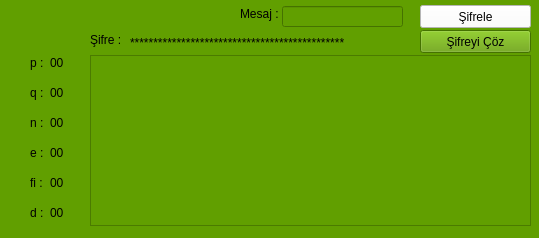
<?xml version="1.0" encoding="UTF-8"?>
<ui version="4.0">
 <class>Form</class>
 <widget class="QWidget" name="Form">
  <property name="geometry">
   <rect>
    <x>0</x>
    <y>0</y>
    <width>539</width>
    <height>238</height>
   </rect>
  </property>
  <property name="windowTitle">
   <string>RSA Şifreleme</string>
  </property>
  <property name="styleSheet">
   <string notr="true">background:#619F00;</string>
  </property>
  <widget class="QLabel" name="lbl_mesajAd">
   <property name="geometry">
    <rect>
     <x>240</x>
     <y>6</y>
     <width>41</width>
     <height>16</height>
    </rect>
   </property>
   <property name="text">
    <string>Mesaj :</string>
   </property>
  </widget>
  <widget class="QLineEdit" name="line_mesaj">
   <property name="geometry">
    <rect>
     <x>282</x>
     <y>6</y>
     <width>121</width>
     <height>21</height>
    </rect>
   </property>
  </widget>
  <widget class="QPushButton" name="btn_sifrele">
   <property name="geometry">
    <rect>
     <x>420</x>
     <y>5</y>
     <width>111</width>
     <height>23</height>
    </rect>
   </property>
   <property name="styleSheet">
    <string notr="true">background:white;</string>
   </property>
   <property name="text">
    <string>Şifrele</string>
   </property>
  </widget>
  <widget class="QLabel" name="lbl_pAd">
   <property name="geometry">
    <rect>
     <x>30</x>
     <y>55</y>
     <width>21</width>
     <height>16</height>
    </rect>
   </property>
   <property name="text">
    <string>p : </string>
   </property>
  </widget>
  <widget class="QLabel" name="lbl_qAd">
   <property name="geometry">
    <rect>
     <x>30</x>
     <y>85</y>
     <width>21</width>
     <height>16</height>
    </rect>
   </property>
   <property name="text">
    <string>q :</string>
   </property>
  </widget>
  <widget class="QLabel" name="lbl_nAd">
   <property name="geometry">
    <rect>
     <x>30</x>
     <y>115</y>
     <width>21</width>
     <height>16</height>
    </rect>
   </property>
   <property name="text">
    <string>n : </string>
   </property>
  </widget>
  <widget class="QLabel" name="lbl_eAd">
   <property name="geometry">
    <rect>
     <x>30</x>
     <y>145</y>
     <width>21</width>
     <height>16</height>
    </rect>
   </property>
   <property name="text">
    <string>e :</string>
   </property>
  </widget>
  <widget class="QLabel" name="lbl_fiAd">
   <property name="geometry">
    <rect>
     <x>30</x>
     <y>175</y>
     <width>21</width>
     <height>16</height>
    </rect>
   </property>
   <property name="text">
    <string>fi :</string>
   </property>
  </widget>
  <widget class="QLabel" name="lbl_dAd">
   <property name="geometry">
    <rect>
     <x>30</x>
     <y>205</y>
     <width>21</width>
     <height>16</height>
    </rect>
   </property>
   <property name="text">
    <string>d :</string>
   </property>
  </widget>
  <widget class="QLabel" name="lbl_p">
   <property name="geometry">
    <rect>
     <x>50</x>
     <y>55</y>
     <width>21</width>
     <height>16</height>
    </rect>
   </property>
   <property name="text">
    <string>00</string>
   </property>
  </widget>
  <widget class="QLabel" name="lbl_q">
   <property name="geometry">
    <rect>
     <x>50</x>
     <y>85</y>
     <width>21</width>
     <height>16</height>
    </rect>
   </property>
   <property name="text">
    <string>00</string>
   </property>
  </widget>
  <widget class="QLabel" name="lbl_n">
   <property name="geometry">
    <rect>
     <x>50</x>
     <y>115</y>
     <width>21</width>
     <height>16</height>
    </rect>
   </property>
   <property name="text">
    <string>00</string>
   </property>
  </widget>
  <widget class="QLabel" name="lbl_e">
   <property name="geometry">
    <rect>
     <x>50</x>
     <y>145</y>
     <width>21</width>
     <height>16</height>
    </rect>
   </property>
   <property name="text">
    <string>00</string>
   </property>
  </widget>
  <widget class="QLabel" name="lbl_fi">
   <property name="geometry">
    <rect>
     <x>50</x>
     <y>175</y>
     <width>21</width>
     <height>16</height>
    </rect>
   </property>
   <property name="text">
    <string>00</string>
   </property>
  </widget>
  <widget class="QLabel" name="lbl_d">
   <property name="geometry">
    <rect>
     <x>50</x>
     <y>205</y>
     <width>21</width>
     <height>16</height>
    </rect>
   </property>
   <property name="text">
    <string>00</string>
   </property>
  </widget>
  <widget class="QTextBrowser" name="text_yazi">
   <property name="geometry">
    <rect>
     <x>90</x>
     <y>55</y>
     <width>441</width>
     <height>171</height>
    </rect>
   </property>
   <property name="styleSheet">
    <string notr="true"/>
   </property>
  </widget>
  <widget class="QPushButton" name="btn_sifreCoz">
   <property name="geometry">
    <rect>
     <x>420</x>
     <y>30</y>
     <width>111</width>
     <height>23</height>
    </rect>
   </property>
   <property name="text">
    <string>Şifreyi Çöz</string>
   </property>
  </widget>
  <widget class="QLabel" name="lbl_sifre">
   <property name="geometry">
    <rect>
     <x>130</x>
     <y>32</y>
     <width>281</width>
     <height>21</height>
    </rect>
   </property>
   <property name="text">
    <string>**********************************************</string>
   </property>
  </widget>
  <widget class="QLabel" name="lbl_sifreAd">
   <property name="geometry">
    <rect>
     <x>90</x>
     <y>30</y>
     <width>31</width>
     <height>20</height>
    </rect>
   </property>
   <property name="text">
    <string>Şifre :</string>
   </property>
  </widget>
 </widget>
 <resources/>
 <connections/>
</ui>
